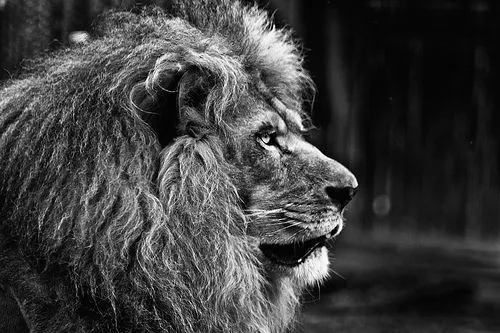
#> input picture leon.png, 500 x 333 px
$ python p3-fig-va-0070.py
#> lines starting #> are read from the running program, lines starting #| are printed output that depends on the picture

import numpy as np
import pandas as pd
import matplotlib.pyplot as plt
import cv2
# Axel Guzman NC 0070
print("Axel Guzman NC 0070")
print("UIII Act 3 coloca puntos a una imagen en blanco y negro")
mi_imagen = cv2.imread('leon.png', cv2.IMREAD_GRAYSCALE)
#> mi_imagen: shape (333, 500); min 0, max 255, mean 62
plt.imshow(mi_imagen, cmap='gray')
plt.title('leon.png y Axel Guzman 0070')
plt.show()
print("+-+-+- puntos en la imagen +-+-+-")
plt.imshow(mi_imagen, cmap='gray')
x = [100, 100, 300, 340]
y = [100, 400, 500, 300]
plt.scatter(x, y, s=20, c='red')
plt.show()
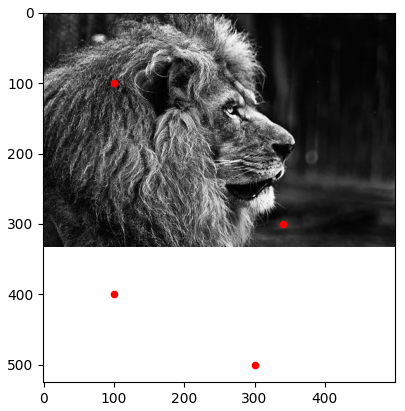
#> figure drawn by matplotlib, 1 panel
print("+-+-+- cuadro en la imagen +-+-+-")
img_leon = cv2.imread('leon.png', cv2.IMREAD_GRAYSCALE)
plt.imshow(img_leon, cmap='gray')
# Nuevas coordenadas del cuadro
x = [150, 150, 450, 450, 150]
y = [400, 100, 100, 400, 400]
plt.plot(x, y, c='blue')
plt.show()
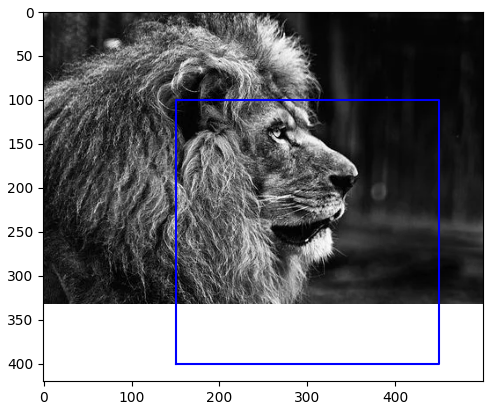
#> figure drawn by matplotlib, 1 panel
print("+-+-+- circulo verde en la imagen +-+-+-")
I = cv2.imread('leon.png', cv2.IMREAD_GRAYSCALE)
plt.imshow(I, cmap='gray')
N = 30 # lados del poligono
x = np.zeros((N+1,))
y = np.zeros((N+1,))
(xc, yc) = (340, 320)
r = 150 # radio
for i in range(N+1):
    t = 2*np.pi/N*i
    x[i] = xc + r*np.cos(t)
    y[i] = yc + r*np.sin(t)
plt.plot(x, y, c='green')
plt.show()
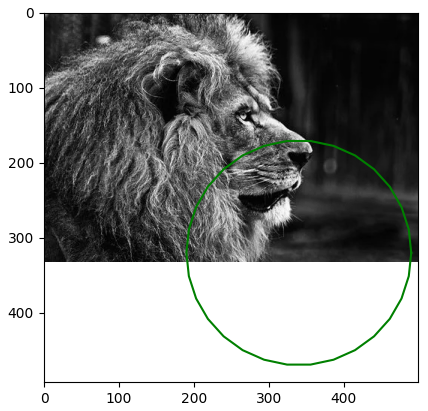
#> figure drawn by matplotlib, 1 panel

$ run again, with image-1.png copied over leon.png
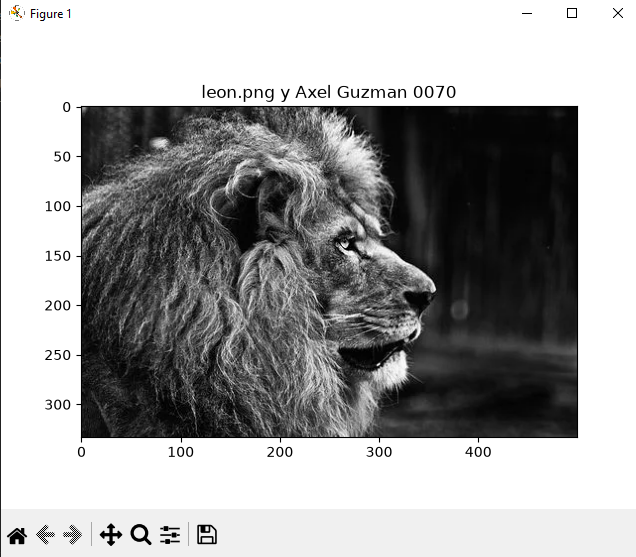
#> input picture image-1.png, 636 x 557 px
#> `plt.show()`:
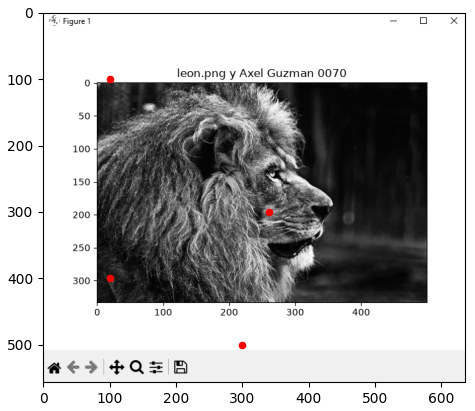
#> figure drawn by matplotlib, 1 panel
